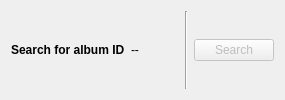
          <widget class="QWidget" name="tab_4">
           <attribute name="title">
            <string>Automatic</string>
           </attribute>
           <layout class="QHBoxLayout" name="horizontalLayout_3">
            <item>
             <widget class="QLabel" name="label_25">
              <property name="font">
               <font>
                <weight>75</weight>
                <bold>true</bold>
               </font>
              </property>
              <property name="text">
               <string>Search for album ID</string>
              </property>
             </widget>
            </item>
            <item>
             <widget class="QLabel" name="labelDiscId">
              <property name="text">
               <string>--</string>
              </property>
              <property name="textFormat">
               <enum>Qt::PlainText</enum>
              </property>
             </widget>
            </item>
            <item>
             <spacer name="horizontalSpacer_6">
              <property name="orientation">
               <enum>Qt::Horizontal</enum>
              </property>
              <property name="sizeHint" stdset="0">
               <size>
                <width>40</width>
                <height>20</height>
               </size>
              </property>
             </spacer>
            </item>
            <item>
             <widget class="Line" name="line_4">
              <property name="orientation">
               <enum>Qt::Vertical</enum>
              </property>
             </widget>
            </item>
            <item>
             <widget class="QPushButton" name="buttonSearchA">
              <property name="enabled">
               <bool>false</bool>
              </property>
              <property name="text">
               <string>Search</string>
              </property>
              <property name="default">
               <bool>false</bool>
              </property>
             </widget>
            </item>
           </layout>
          </widget>
